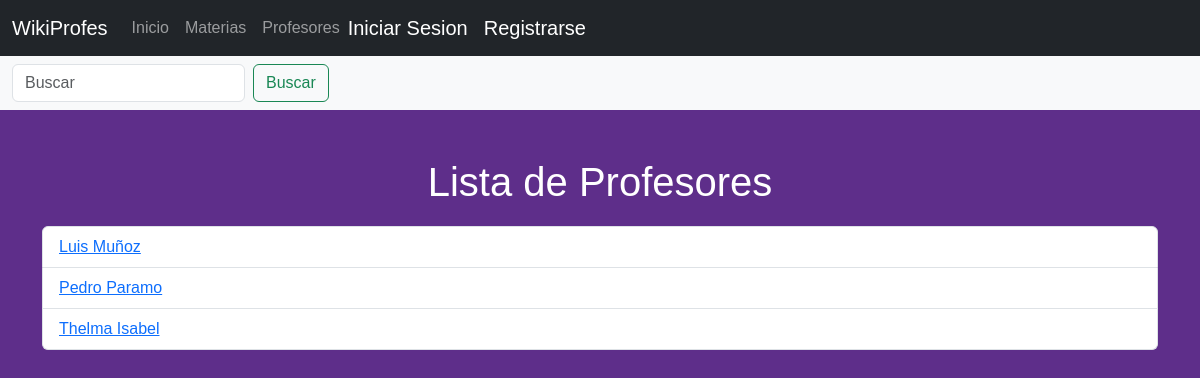
The page /profesores/ on the database its author committed.
### profesor/models.py (models this page shows, shortened)
class Profesor(models.Model):
    nombre = models.CharField(max_length=80)
    usuarios = models.ManyToManyField(User, through='publicacion.Publicacion')

### profesor/views.py (the view)
# urls.py: path("profesores/", views.ListaProfesor.as_view(), name="lista_profesores"),
class ListaProfesor(generic.ListView):
    template_name = 'profesor/lista_profesores.html'
    def get_queryset(self):
        return Profesor.objects.order_by('nombre')

### templates/profesor/lista_profesores.html (shortened to what this page needs)
{% extends 'base.html' %}
{% block content %}
<nav class="navbar navbar-expand-lg bg-body-tertiary">
    <div class="container-fluid">
        <form class="d-flex" role="search" action="{% url 'publicacion:search' %}">
            <input class="form-control me-2" type="search" placeholder="Buscar" aria-label="Search" name="q">
            <button class="btn btn-outline-success" type="submit">Buscar</button>
        </form>
    </div>
</nav>
<div class="container">
    <h1 class="mt-5">Lista de Profesores</h1>
    <ul class="list-group mt-3">
        {% for profesor in profesor_list %}
        <li class="list-group-item">
            <a href="{% url 'publicacion:profesor' profesor.id %}">{{ profesor.nombre }}</a>
        </li>
        {% endfor %}
    </ul>
</div>
{% endblock content %}

### static/css/style.css (style rules this page uses)
body { font-family: Arial, sans-serif; background-color: #4c1d95; color: #fff; margin: 0; padding: 0; }
body { background-color: #5e2e8a; color: #fff; }
.container { margin-top: 20px; }
h1 { font-size: 2.5em; margin-bottom: 20px; text-align: center; }

### rows shown on the page
Profesor: nombre "Luis Muñoz"
Profesor: nombre "Pedro Paramo"
Profesor: nombre "Thelma Isabel"
